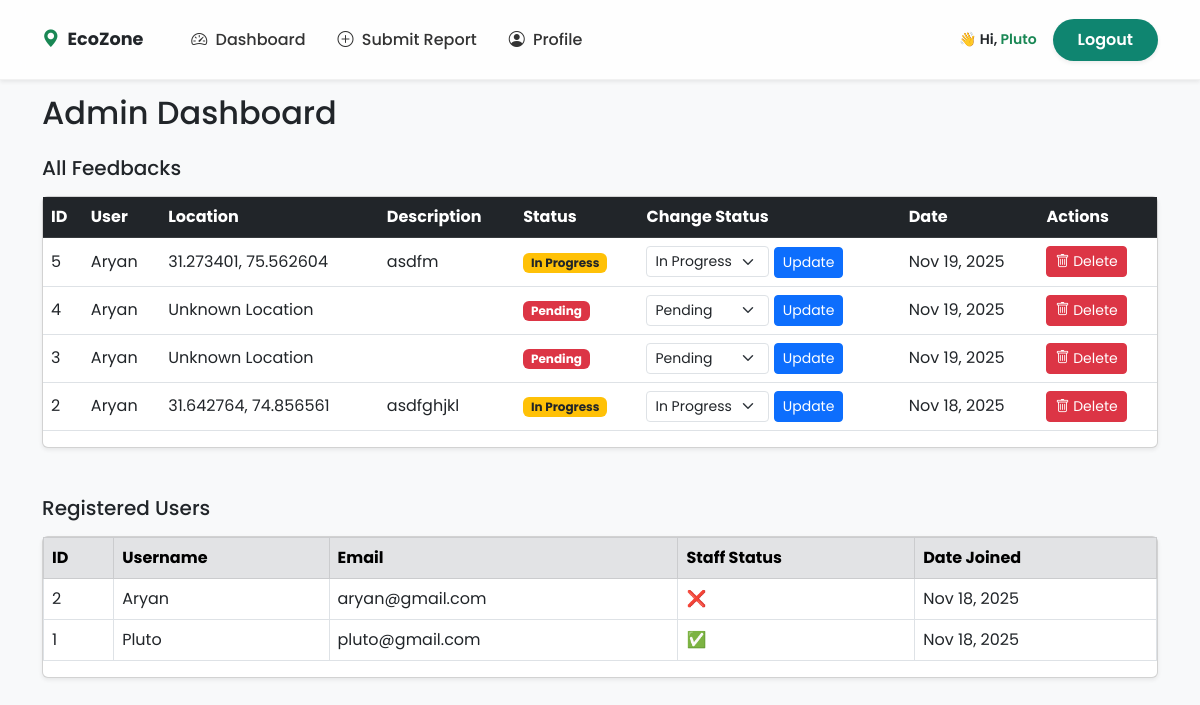
/dashboard/admin/ (signed in), run on the app's committed database.
### feedbackapp/models.py (models this page shows, shortened)
class Feedback(models.Model):
    ISSUE_CHOICES = [
        ('Garbage', 'Garbage Dump'),
        ('Drainage', 'Drainage Blockage'),
    ]
    SEVERITY_CHOICES = [
        ('Low', 'Low'),
        ('Medium', 'Medium'),
        ('High', 'High'),
        ('Critical', 'Critical'),
    ]
    STATUS_CHOICES = [
        ('Pending', 'Pending'),
        ('In Progress', 'In Progress'),
        ('Resolved', 'Resolved'),
    ]
    user = models.ForeignKey(User, on_delete=models.CASCADE, null=True, blank=True)
    issue_type = models.CharField(max_length=50, choices=ISSUE_CHOICES, default='Other')
    severity = models.CharField(max_length=20, choices=SEVERITY_CHOICES, default='Low')
    location = models.CharField(max_length=255, default='Unknown Location')
    landmark = models.CharField(max_length=255, blank=True, null=True)
    city = models.CharField(max_length=100, blank=True, null=True)
    pincode = models.CharField(max_length=10, blank=True, null=True)
    description = models.TextField(blank=True, null=True)
    image = models.ImageField(upload_to='feedback_images/', blank=True, null=True)
    latitude = models.DecimalField(max_digits=9, decimal_places=6, blank=True, null=True)
    longitude = models.DecimalField(max_digits=9, decimal_places=6, blank=True, null=True)
    status = models.CharField(max_length=20, choices=STATUS_CHOICES, default='Pending')
    created_at = models.DateTimeField(auto_now_add=True)
    updated_at = models.DateTimeField(auto_now=True)

### feedbackapp/views.py (the view)
# urls.py: path('dashboard/admin/', views.admin_dashboard, name='admin_dashboard'),
@login_required
def admin_dashboard(request):
    if not request.user.is_staff:
        return redirect('user_dashboard')
    feedbacks = Feedback.objects.all().order_by('-created_at')
    users = User.objects.all().order_by('-date_joined')
    return render(request, 'admin_dashboard.html', {'feedbacks': feedbacks, 'users': users})

### feedbackapp/templates/admin_dashboard.html (shortened to what this page needs)
{% extends 'base.html' %}
{% block content %}
<h2 class="mb-4">Admin Dashboard</h2>
<h5 class="mb-3">All Feedbacks</h5>
{% if feedbacks %}
<div class="card shadow-sm mb-4">
  <table class="table table-hover align-middle">
    <thead class="table-dark">
      <tr>
        <th>ID</th>
        <th>User</th>
        <th>Location</th>
        <th>Description</th>
        <th>Status</th>
        <th>Change Status</th>
        <th>Date</th>
        <th>Actions</th>
      </tr>
    </thead>
    <tbody>
      {% for fb in feedbacks %}
      <tr onclick="window.location='{% url 'feedback_detail' fb.id %}'" style="cursor: pointer;">
        <td>{{ fb.id }}</td>
        <td>{{ fb.user.username }}</td>
        <td>{{ fb.location }}</td>
        <td>{{ fb.description|truncatewords:7 }}</td>
        <td>
          {% if fb.status == 'Pending' %}
            <span class="badge bg-danger">{{ fb.status }}</span>
          {% elif fb.status == 'In Progress' %}
            <span class="badge bg-warning text-dark">{{ fb.status }}</span>
          {% else %}
            <span class="badge bg-success">{{ fb.status }}</span>
          {% endif %}
        </td>
        <td onclick="event.stopPropagation();">
          <form method="POST" action="{% url 'update_feedback_status' fb.id %}">
            <select name="status" class="form-select form-select-sm d-inline w-auto">
              <option value="Pending" {% if fb.status == 'Pending' %}selected{% endif %}>Pending</option>
              <option value="In Progress" {% if fb.status == 'In Progress' %}selected{% endif %}>In Progress</option>
            </select>
            <button type="submit" class="btn btn-sm btn-primary">Update</button>
          </form>
        </td>
        <td>{{ fb.created_at|date:"M d, Y" }}</td>
        <td onclick="event.stopPropagation();">
          <form method="POST" action="{% url 'delete_feedback' fb.id %}" onsubmit="return confirm('Are you sure you want to delete this feedback?');">
            <button type="submit" class="btn btn-sm btn-danger">
              <i class="bi bi-trash"></i> Delete
            </button>
          </form>
        </td>
      </tr>
      {% endfor %}
    </tbody>
  </table>
</div>
{% endif %}
<h5 class="mb-3 mt-5">Registered Users</h5>
<div class="card shadow-sm">
  <table class="table table-bordered">
    <thead class="table-secondary">
      <tr>
        <th>ID</th>
        <th>Username</th>
        <th>Email</th>
        <th>Staff Status</th>
        <th>Date Joined</th>
      </tr>
    </thead>
    <tbody>
      {% for user in users %}
      <tr>
        <td>{{ user.id }}</td>
        <td>{{ user.username }}</td>
        <td>{{ user.email }}</td>
        <td>{% if user.is_staff %}✅{% else %}❌{% endif %}</td>
        <td>{{ user.date_joined|date:"M d, Y" }}</td>
      </tr>
      {% endfor %}
    </tbody>
  </table>
</div>
<link rel="stylesheet" href="https://cdn.jsdelivr.net/npm/bootstrap-icons@1.11.1/font/bootstrap-icons.css">
{% endblock %}

### feedbackapp/templates/base.html (shortened to what this page needs)
<!DOCTYPE html>
<html lang="en">
<head>
  <link href="https://cdn.jsdelivr.net/npm/bootstrap@5.3.0/dist/css/bootstrap.min.css" rel="stylesheet">
  <link rel="stylesheet" href="https://cdn.jsdelivr.net/npm/bootstrap-icons@1.10.5/font/bootstrap-icons.css">
</head>
<body class="bg-light">
  <nav class="navbar navbar-expand-lg fixed-top shadow-sm"
    style="backdrop-filter: blur(12px); background: rgba(255, 255, 255, 0.8); border-bottom: 1px solid rgba(0,0,0,0.05);">
    <div class="container">
      <a class="navbar-brand fw-bold text-dark d-flex align-items-center" href="#">
        <i class="bi bi-geo-alt-fill text-success me-2"></i>
        <span>EcoZone</span>
      </a>
      <div class="collapse navbar-collapse" id="navbarNav">
        {% if user.is_authenticated %}
        <ul class="navbar-nav ms-4 me-auto align-items-center gap-3">
          <li class="nav-item">
            <a class="nav-link {% if request.path == '/dashboard/user/' %}active{% endif %}"
              href="{% url 'user_dashboard' %}">
              <i class="bi bi-speedometer2 me-1"></i> Dashboard
            </a>
          </li>
          <li class="nav-item">
            <a class="nav-link {% if request.path == '/submit-feedback/' %}active{% endif %}"
              href="{% url 'submit_feedback' %}">
              <i class="bi bi-plus-circle me-1"></i> Submit Report
            </a>
          </li>
          <li class="nav-item">
            <a class="nav-link {% if request.path == '/profile/' %}active{% endif %}" href="{% url 'profile' %}">
              <i class="bi bi-person-circle me-1"></i> Profile
            </a>
          </li>
        </ul>
        {% endif %}
        <ul class="navbar-nav align-items-center">
          {% if user.is_authenticated %}
          <li class="nav-item me-3 small fw-semibold text-dark">
            👋 Hi, <span class="text-success">{{ user.username }}</span>
          </li>
          <li class="nav-item">
            <a href="{% url 'logout' %}" class="logout btn px-4 py-2 rounded-pill fw-semibold shadow-sm">
              Logout
            </a>
          </li>
          {% endif %}
        </ul>
      </div>
    </div>
  </nav>
  <div class="container mt-4">
    {% block content %}
    {% endblock %}
  </div>
</body>
</html>

### feedbackapp/templates/base.html (style rules this page uses)
* { font-family: 'Poppins', sans-serif !important; }
body { background-color: #f5f8fa; padding-top: 70px; }
.nav-link { color: #333 !important; font-weight: 500; padding: 8px 16px; border-radius: 8px; transition: all 0.2s ease-in-out; }
.navbar-brand { font-size: 1.1rem; }
.navbar { height: 80px; transition: background 0.3s ease, backdrop-filter 0.3s ease; }
.logout { background-color: #0f8570; color: white; }

### data on the page
Feedback: id "5", user.username "Aryan", location "31.273401, 75.562604", description "asdfm", status "In Progress", created_at "Nov 19, 2025"
Feedback: id "4", user.username "Aryan", location "Unknown Location", status "Pending", created_at "Nov 19, 2025"
Feedback: id "3", user.username "Aryan", location "Unknown Location", status "Pending", created_at "Nov 19, 2025"
Feedback: id "2", user.username "Aryan", location "31.642764, 74.856561", description "asdfghjkl", status "In Progress", created_at "Nov 18, 2025"

### other printed values
{{ user.username }} "Pluto"
{{ user.id }} "2"
{{ user.username }} "Aryan"
{{ user.email }} "aryan@gmail.com"
{{ user.date_joined|date:"M d, Y" }} "Nov 18, 2025"
{{ user.id }} "1"
{{ user.email }} "pluto@gmail.com"
